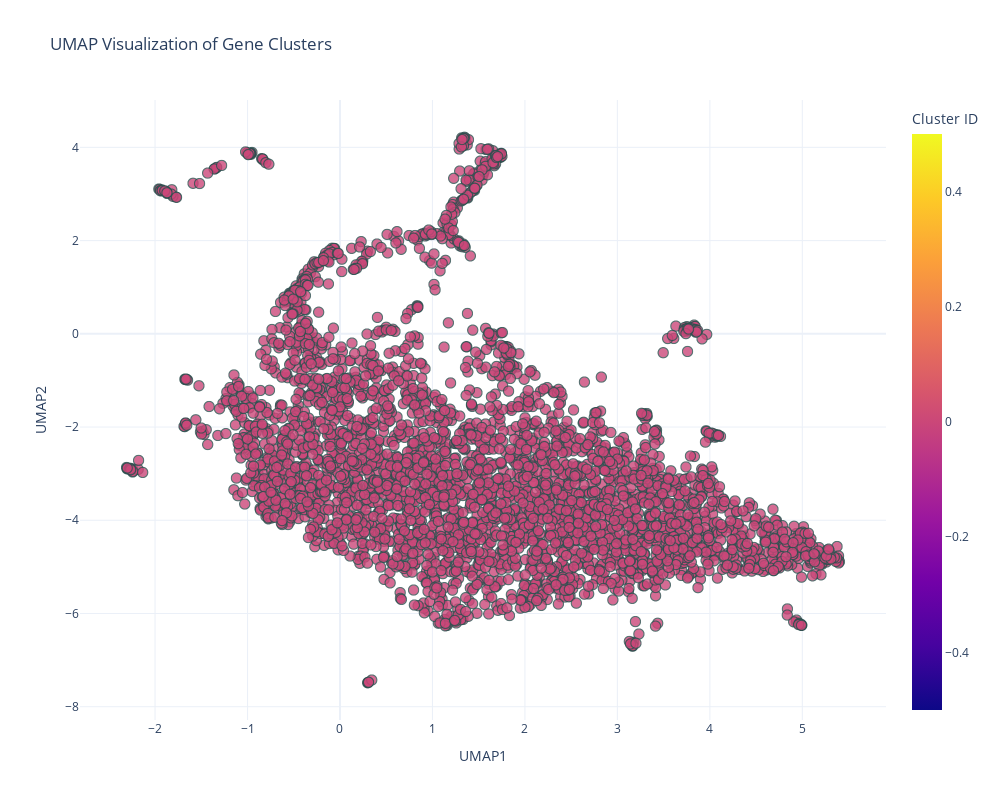

Write notebook code for a chart like this one.
### Code cell
# data = pd.read_csv("")
run_analysis(data, n_clusters=5, similarity_threshold=0.8)

### Figure 1 — Plotly figure (JSON) as saved in the notebook; plotly's stock layout.template omitted (floating-point values rounded to 4 significant figures; data arrays with more than 128 entries replaced by an {"elided": "..."} marker saying what was removed)
{"data": [{"customdata": {"elided": "3789x1x2 mixed values"}, "hovertemplate": "UMAP1=%{x}<br>UMAP2=%{y}<br>Gene=%{customdata[0]}<br>Cluster ID=%{marker.color}<extra></extra>", "legendgroup": "", "marker": {"color": {"elided": "3789 int values"}, "coloraxis": "coloraxis", "line": {"color": "DarkSlateGrey", "width": 1}, "opacity": 0.8, "size": 10, "symbol": "circle"}, "mode": "markers", "name": "", "showlegend": false, "type": "scattergl", "x": {"elided": "3789 float values"}, "xaxis": "x", "y": {"elided": "3789 float values"}, "yaxis": "y"}], "layout": {"coloraxis": {"colorbar": {"title": {"text": "Cluster ID"}}, "colorscale": [[0, "#0d0887"], [0.1111, "#46039f"], [0.2222, "#7201a8"], [0.3333, "#9c179e"], [0.4444, "#bd3786"], [0.5556, "#d8576b"], [0.6667, "#ed7953"], [0.7778, "#fb9f3a"], [0.8889, "#fdca26"], [1, "#f0f921"]]}, "height": 800, "legend": {"title": {"text": "Cluster"}, "tracegroupgap": 0}, "plot_bgcolor": "white", "showlegend": true, "title": {"text": "UMAP Visualization of Gene Clusters"}, "width": 1000, "xaxis": {"anchor": "y", "domain": [0, 1], "title": {"text": "UMAP1"}}, "yaxis": {"anchor": "x", "domain": [0, 1], "title": {"text": "UMAP2"}}}}
